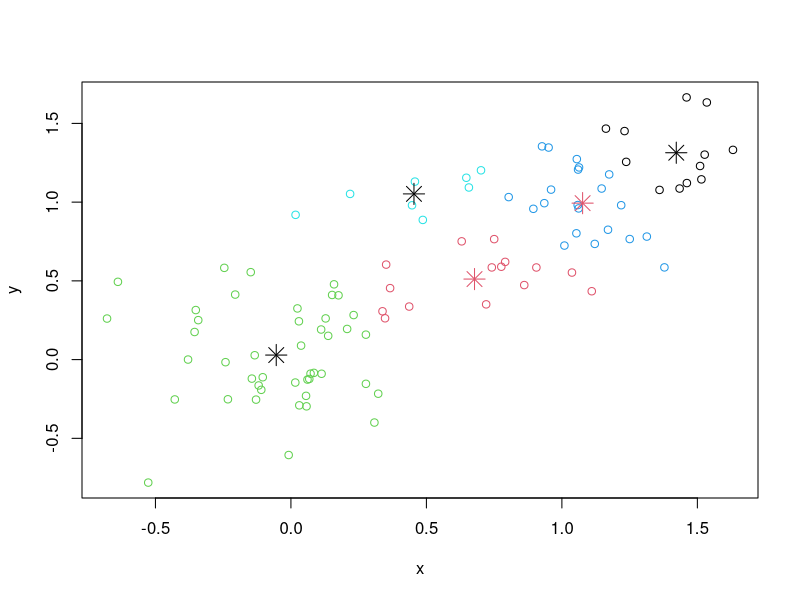

Source code (R):
require(graphics)

# a 2-dimensional example
x <- rbind(matrix(rnorm(100, sd = 0.3), ncol = 2),
           matrix(rnorm(100, mean = 1, sd = 0.3), ncol = 2))
colnames(x) <- c("x", "y")
n <- 5
(cl <- kmeans(x, n))
plot(x, col = cl$cluster)
points(cl$centers, col = 1:2, pch = 8, cex = 2)
#
#fitted.x <- fitted(cl); 
#head(fitted.x)
#resid.x <- x - fitted(cl)
